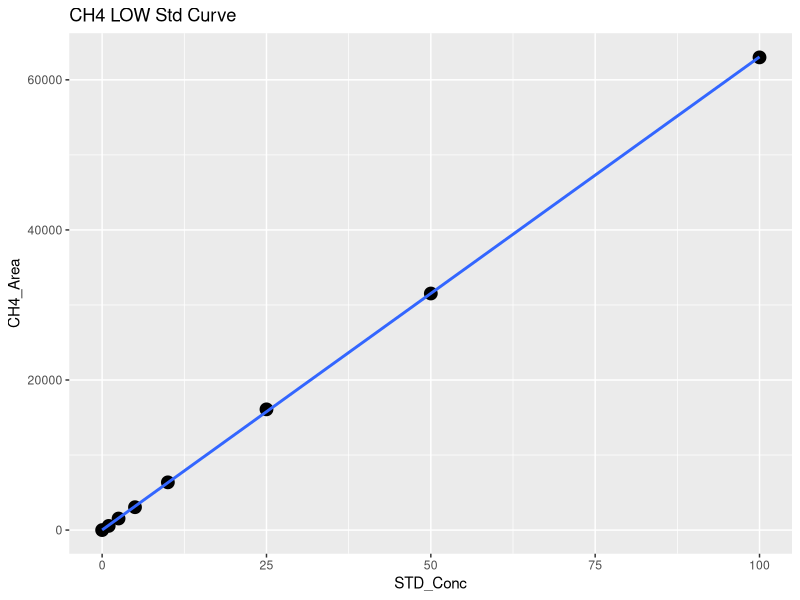
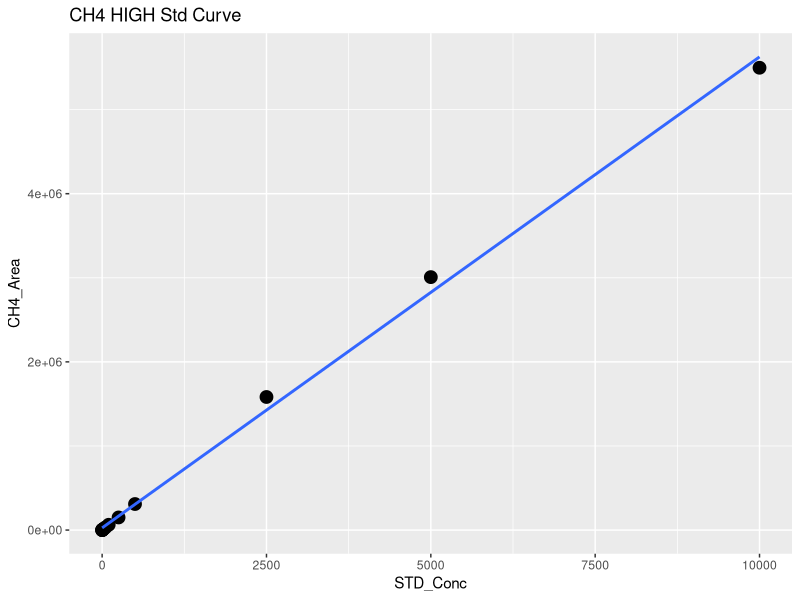
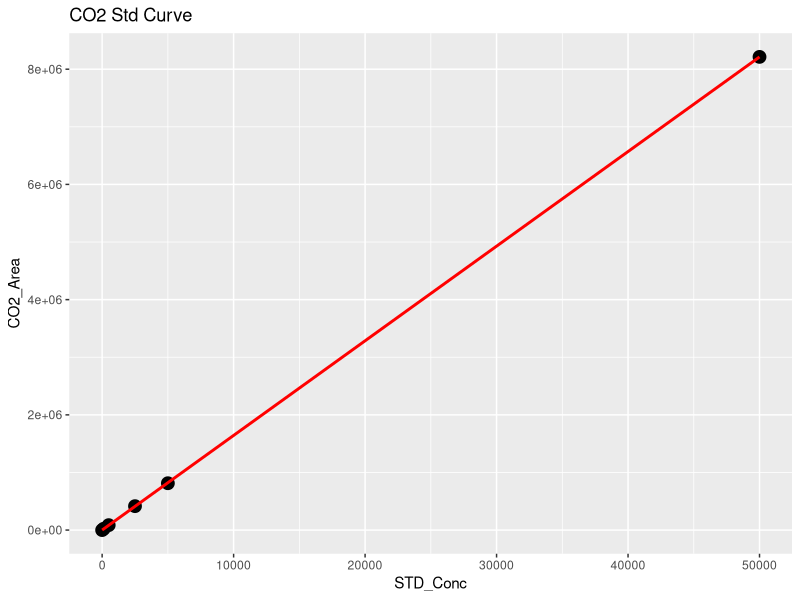
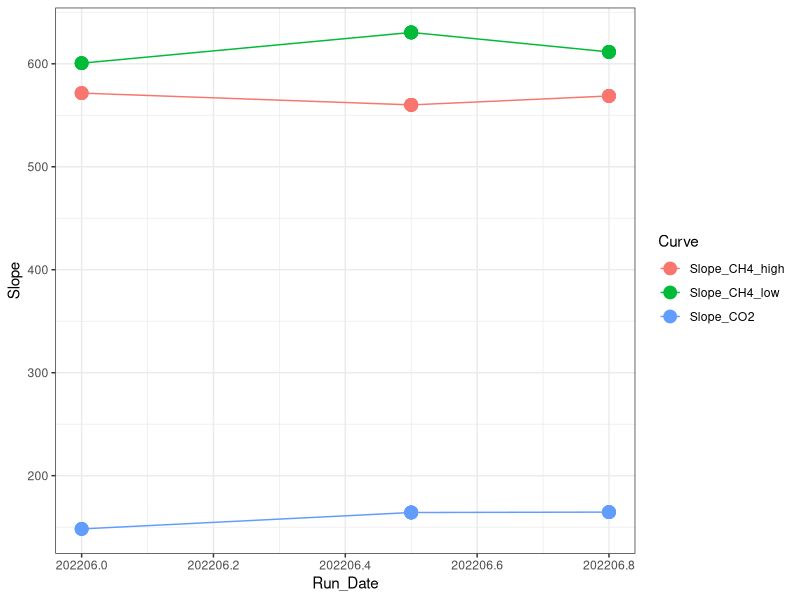

R code for these plots, in order: (Note: this script raises an error after producing the figures.)
## ---- chunk 1
library(dplyr)
library(ggplot2)
library(ggpubr)
library(stringr)
library(readxl)
## ---- chunk 2
#Read in Data 
raw <- read.csv("2022 Raw Data/TEMPEST_TGW_FW_202206.csv")
head(raw)

#pull out methane standards
stds_ch4 <-  raw %>%  
  filter(str_detect(Sample_Type, "STD_CH4"))
#head(stds_ch4)

#split into high curve and low curve for CH4
stds_ch4_low <- stds_ch4  %>%  
  filter(!STD_Conc > 100)

#Low curve for CH4
CH4_Low <- ggplot(stds_ch4_low, aes(STD_Conc, CH4_Area)) + geom_point(size=4) + 
  geom_smooth(method = "lm", se = FALSE) + labs(title="CH4 LOW Std Curve")
CH4_Low

CH4_Low_lm <- lm(stds_ch4_low$CH4_Area ~ stds_ch4_low$STD_Conc)
summary(CH4_Low_lm)
cf <- coef(CH4_Low_lm)

#create data frame with 1 rows and 0 columns
Slope_CH4_low <- data.frame(matrix(ncol = 0, nrow = 1))
Slope_CH4_low$Curve <- "Slope_CH4_low"
Slope_CH4_low$R2 <- summary(CH4_Low_lm)$adj.r.squared
Slope_CH4_low$Slope <- cf[2]
Slope_CH4_low$Intercept <- cf[1]
#head(Slope_CH4_low)

#High curve for CH4
CH4_High <- ggplot(stds_ch4, aes(STD_Conc, CH4_Area)) + geom_point(size=4) + 
  geom_smooth(method = "lm", se = FALSE) + labs(title="CH4 HIGH Std Curve")
CH4_High

stds_ch4_lm <- lm(stds_ch4$CH4_Area ~ stds_ch4$STD_Conc)
summary(stds_ch4_lm)
cf <- coef(stds_ch4_lm)

#create data frame with 1 rows and 0 columns
Slope_CH4_high <- data.frame(matrix(ncol = 0, nrow = 1))
Slope_CH4_high$Curve <- "Slope_CH4_high"
Slope_CH4_high$R2 <- summary(stds_ch4_lm)$adj.r.squared
Slope_CH4_high$Slope <- cf[2]
Slope_CH4_high$Intercept <- cf[1]
#head(Slope_CH4_high)

#pull out co2 standards
stds_co2 <-  raw %>%  
  filter(str_detect(Sample_Type, "STD_CO2"))
#head(stds_co2)

#CO2 Curve
CO2_stds <- ggplot(stds_co2, aes(STD_Conc, CO2_Area)) + geom_point(size=4) + 
  geom_smooth(method = "lm", se = FALSE, color="red") + labs(title="CO2 Std Curve")
CO2_stds

stds_co2_lm <- lm(stds_co2$CO2_Area ~ stds_co2$STD_Conc)
summary(stds_co2_lm)
cf <- coef(stds_co2_lm)

#create data frame with 1 rows and 0 columns
Slope_CO2 <- data.frame(matrix(ncol = 0, nrow = 1))
Slope_CO2$Curve <- "Slope_CO2"
Slope_CO2$R2 <- summary(stds_co2_lm)$adj.r.squared
Slope_CO2$Slope <- cf[2]
Slope_CO2$Intercept <- cf[1]
#head(Slope_CO2)

#pull all the slopes together into one dataframe 
Slopes <- rbind(Slope_CH4_low, Slope_CH4_high, Slope_CO2)
#head(Slopes)

Slopes$Run_Date <- c(202206.5, 202206.5, 202206.5)

log <- read.csv("2022 Raw Data/COMPASS_TEMPEST_Varian_TGAS_QAQC_2022.csv")
head(log)
log <- log[ ,-c(1)]
log <- rbind(log, Slopes)

Slopes_chk <- ggplot(log, aes(Run_Date, Slope, col=Curve)) + geom_point(size=4) + geom_line() + theme_bw()
Slopes_chk

write.csv(log, "2022 Raw Data/COMPASS_TEMPEST_Varian_TGAS_QAQC_2022.csv")
## ---- chunk 3
#head(raw)

#pull out methane standards
Samples <-  raw %>%  
  filter(!str_detect(Sample_Type, "STD_CH4")) %>%  
  filter(!str_detect(Sample_Type, "STD_CO2")) %>%  
  filter(!str_detect(Sample_Type, "Blank")) %>%  
  filter(!str_detect(Sample_Type, "Chk_STD")) %>%  
   filter(!str_detect(Sample_Type, "CHKSTD")) %>%
  filter(!str_detect(Sample_Type, "CHK_STD")) %>%
  filter(!str_detect(Sample_Type, "NA"))
#head(Samples)

#Now flag any areas that are above the 100ppm area for CH4
Samples$CH4_Curve <- ifelse(Samples$CH4_Area >71000, "High", "Low")
#head(Samples)

#Calculate CH4 concentrations in ppm
Samples$CH4_Conc_ppm <- ifelse(Samples$CH4_Area >71000, (Samples$CH4_Area-Slope_CH4_high$Intercept)/Slope_CH4_high$Slope,                                       (Samples$CH4_Area-Slope_CH4_low$Intercept)/Slope_CH4_low$Slope )

#Calculate CO2 concentrations in ppm 
Samples$CO2_Conc_ppm <- ((Samples$CO2_Area-Slope_CO2$Intercept)/Slope_CO2$Slope) 

#head(Samples)

##########make flags for any dilutions needed 
#highest CH4 standard = 10000
#highest CO2 standard = 50000

Samples$CH4_Flag <- ifelse(Samples$CH4_Conc_ppm >10000, "Needs Dilution", "Within Range")
Samples$CO2_Flag <- ifelse(Samples$CO2_Conc_ppm >50000, "Needs Dilution", "Within Range")
#head(Samples)

## ---- chunk 4

chks <-  raw %>%  
  filter(!str_detect(Sample_Type, "STD_CH4")) %>%  
  filter(!str_detect(Sample_Type, "STD_CO2")) %>%  
  filter(!str_detect(Sample_Type, "Blank")) %>%  
  filter(!str_detect(Sample_Type, "Unknown")) %>%  
  filter(!str_detect(Sample_Type, "NA"))
#head(chks)

#Calculate CH4 concentrations in ppm
chks$CH4_Conc_ppm <- ifelse(chks$CH4_Area >71000, 
                      (chks$CH4_Area-Slope_CH4_high$Intercept)/Slope_CH4_high$Slope,                                       (chks$CH4_Area-Slope_CH4_low$Intercept)/Slope_CH4_low$Slope )

#Calculate CO2 concentrations in ppm 
chks$CO2_Conc_ppm <- ((chks$CO2_Area-Slope_CO2$Intercept)/Slope_CO2$Slope)



#change this if check standard concentrations are different 
level_ch4 <- 5      #ppm
level_co2 <- 1000   #ppm

#calculate percent difference of check standards 
chks$Ch4_diff <- ((chks$CH4_Conc_ppm - level_ch4)/((chks$CH4_Conc_ppm + level_ch4)/2)) * 100
chks$CH4_diff_flag <-  ifelse(chks$Ch4_diff <10, 'YES', 'NO, rerun')

chks$CO2_diff <- ((chks$CO2_Conc_ppm - level_co2)/((chks$CO2_Conc_ppm + level_co2)/2)) * 100
chks$CO2_diff_flag <-  ifelse(chks$CO2_diff <10, 'YES', 'NO, rerun')

#now plot the Ch4 concentrations and the CO2 concentrations vs. the expected concentration 
#then also make the color the percent difference between the expected and observed concentration 

ch4_chk <-  ggplot(data = chks, aes(x = Sample_ID, y = CH4_Conc_ppm, fill=CH4_diff_flag)) +
       geom_bar(stat = 'identity') + 
        scale_fill_manual(values=c("darkgrey","darkgreen" ))+
        theme_classic() + labs(x= " ", y="CH4  (ppm)", title="Check Stds: CH4") + 
        theme(legend.position="bottom") +  geom_hline(yintercept=level_ch4, linetype="dashed", 
                color = "black", size=1)


co2_chk <-  ggplot(data = chks, aes(x = Sample_ID, y = CO2_Conc_ppm, fill=CO2_diff_flag)) +
       geom_bar(stat = 'identity') + 
        scale_fill_manual(values=c("darkgreen", "darkgrey"))+
        theme_classic() + labs(x= " ", y="CO2  (ppm)", title="Check Stds: CO2") + 
        theme(legend.position="bottom") +  geom_hline(yintercept=level_co2, linetype="dashed", 
                color = "black", size=1)

ggarrange(ch4_chk, co2_chk, nrow=1, ncol=2)


## ---- chunk 5

#multiply the concentration by the dilution factor
Samples$CH4_Conc_ppm_dilcorr <- (Samples$CH4_Conc_ppm * Samples$Dilution_Factor)

Samples$CO2_Conc_ppm_dilcorr <- (Samples$CO2_Conc_ppm * Samples$Dilution_Factor)

#check results
#head(Samples)

#quick first look at the samples 
ch4_samples <-  ggplot(data = Samples, aes(x = Sample_ID, y = CH4_Conc_ppm, fill=CH4_Flag)) +
       geom_bar(stat = 'identity') + 
        scale_fill_manual(values=c("red", "darkgreen"))+
        theme_classic() + labs(x= " ", y="CH4 (ppm)", title="CH4: Green = Within Range") + 
        theme(legend.position="none") 


co2_samples <-  ggplot(data = Samples, aes(x = Sample_ID, y = CO2_Conc_ppm, fill=CO2_Flag)) +
       geom_bar(stat = 'identity') + 
        scale_fill_manual(values=c( "darkgreen", "red"))+
        theme_classic() + labs(x= " ", y="CO2 (ppm)", title="CO2: Green = Within Range") + 
        theme(legend.position="none") 

ggarrange(ch4_samples, co2_samples, nrow=1, ncol=2)


## ---- chunk 6

#check results
#head(Samples)

#pull out what we need 
Samples1 <- Samples[ ,c(1:3,6:18,22, 27:30)]
#head(Samples1)

write.csv(Samples1, "2022 Processed Data/COMPASS_TEMPEST_TGW_202206_FW_Processed.csv")

